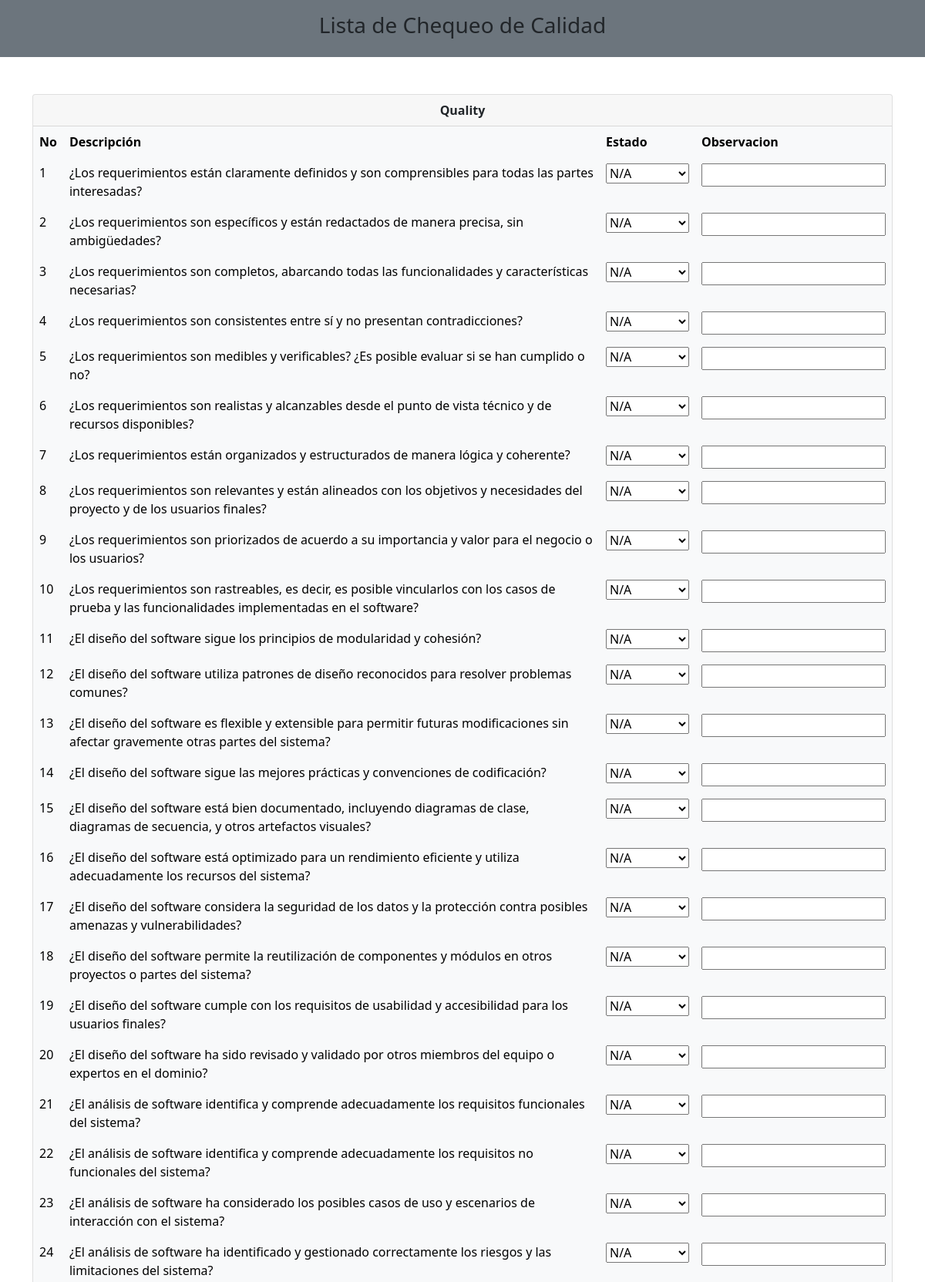
The page / (upper part) on the database its author committed.
### tables this page shows
CREATE TABLE `preguntas` (
  `id` int(11) NOT NULL,
  `descripción` text NOT NULL
);

### index.php (the view, shortened to what this page needs)
<?php include 'template/header.php' ?>
<?php
    include_once "model/conexion.php";
    $sql="Select * from preguntas";
    $resultado=$bd->query($sql);
?>
<div class="container mt-5">
    <div class="row justify-content-center">
        <div class="col-md-12">
            <div class="card">
                <div class="card-header"><center><b>Quality</b></center></div>
                <form action="insertar.php" method="POST">
                    <table class="table table-light table-borderless" >
                        <tr>
                            <th>No</th>
                            <th>Descripción</th>
                            <th>Estado</th>
                            <th>Observacion</th>
                        <?php
                        while ($fila = $resultado->fetch(PDO::FETCH_ASSOC)) {
                        echo'
                            <tr>
                            <td>'.$fila['id'].'</td>
                            <td>'.$fila['descripción'].'</td>
                            <td>
                                <select name="estado'.$fila['id'].'" id="estado">
                                    <option value="seleccionar" >Seleccionar</option>
                                    <option value="Si" >Si</option>
                                    <option value="No">No</option>
                                    <option value="N/A" selected>N/A</option>
                                </select></td>
                            <td><input type="text" name="obser'.$fila['id'].'" autocomplete="off"></td></tr>';
                        }
                        ?>
                    </table>
                    <center><input type="submit"></center><br><br>
                </form>
            </div>
        </div>
    </div>
</div>
<?php include 'template/footer.php' ?>

### template/header.php (shortened to what this page needs)
<!doctype html>
<html lang="es">
  <head>
    <link rel="stylesheet" href="https://cdn.jsdelivr.net/npm/bootstrap@5.0.2/dist/css/bootstrap.min.css">
  </head>
  <body>
      <div class="container-fluid bg-secondary">
          <div class="row">
              <div class="col-md">
                  <header class="py-3">
                      <h3 class="text-center">Lista de Chequeo de Calidad</h3>
                  </header>
              </div>
          </div>
      </div>

### template/footer.php (shortened to what this page needs)
    <br><br>
</body>
</html>

### rows shown on the page
preguntas: id "1", descripción "¿Los requerimientos están claramente definidos y son comprensibles para todas las partes interesadas?", id "N/A"
preguntas: id "2", descripción "¿Los requerimientos son específicos y están redactados de manera precisa, sin ambigüedades?", id "N/A"
preguntas: id "3", descripción "¿Los requerimientos son completos, abarcando todas las funcionalidades y características necesarias?", id "N/A"
preguntas: id "4", descripción "¿Los requerimientos son consistentes entre sí y no presentan contradicciones?", id "N/A"
preguntas: id "5", descripción "¿Los requerimientos son medibles y verificables? ¿Es posible evaluar si se han cumplido o no?", id "N/A"
preguntas: id "6", descripción "¿Los requerimientos son realistas y alcanzables desde el punto de vista técnico y de recursos disponibles?", id "N/A"
preguntas: id "7", descripción "¿Los requerimientos están organizados y estructurados de manera lógica y coherente?", id "N/A"
preguntas: id "8", descripción "¿Los requerimientos son relevantes y están alineados con los objetivos y necesidades del proyecto y de los usuarios finales?", id "N/A"
preguntas: id "9", descripción "¿Los requerimientos son priorizados de acuerdo a su importancia y valor para el negocio o los usuarios?", id "N/A"
preguntas: id "10", descripción "¿Los requerimientos son rastreables, es decir, es posible vincularlos con los casos de prueba y las funcionalidades implementadas en el software?", id "N/A"
preguntas: id "11", descripción "¿El diseño del software sigue los principios de modularidad y cohesión?", id "N/A"
preguntas: id "12", descripción "¿El diseño del software utiliza patrones de diseño reconocidos para resolver problemas comunes?", id "N/A"
preguntas: id "13", descripción "¿El diseño del software es flexible y extensible para permitir futuras modificaciones sin afectar gravemente otras partes del sistema?", id "N/A"
preguntas: id "14", descripción "¿El diseño del software sigue las mejores prácticas y convenciones de codificación?", id "N/A"
preguntas: id "15", descripción "¿El diseño del software está bien documentado, incluyendo diagramas de clase, diagramas de secuencia, y otros artefactos visuales?", id "N/A"
preguntas: id "16", descripción "¿El diseño del software está optimizado para un rendimiento eficiente y utiliza adecuadamente los recursos del sistema?", id "N/A"
preguntas: id "17", descripción "¿El diseño del software considera la seguridad de los datos y la protección contra posibles amenazas y vulnerabilidades?", id "N/A"
preguntas: id "18", descripción "¿El diseño del software permite la reutilización de componentes y módulos en otros proyectos o partes del sistema?", id "N/A"
preguntas: id "19", descripción "¿El diseño del software cumple con los requisitos de usabilidad y accesibilidad para los usuarios finales?", id "N/A"
preguntas: id "20", descripción "¿El diseño del software ha sido revisado y validado por otros miembros del equipo o expertos en el dominio?", id "N/A"
preguntas: id "21", descripción "¿El análisis de software identifica y comprende adecuadamente los requisitos funcionales del sistema?", id "N/A"
preguntas: id "22", descripción "¿El análisis de software identifica y comprende adecuadamente los requisitos no funcionales del sistema?", id "N/A"
preguntas: id "23", descripción "¿El análisis de software ha considerado los posibles casos de uso y escenarios de interacción con el sistema?", id "N/A"
preguntas: id "24", descripción "¿El análisis de software ha identificado y gestionado correctamente los riesgos y las limitaciones del sistema?", id "N/A"
